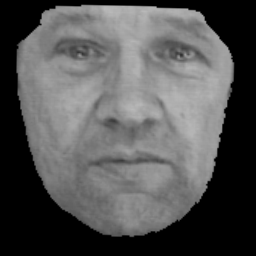
#> input picture face_data/face000.bmp, 256 x 256 px; its folder holds 4 pictures in this run
$ python HW2.py
#> lines starting #> are read from the running program, lines starting #| are printed output that depends on the picture
import numpy as np
from PIL import Image
from os import listdir
import matplotlib.pyplot as plt


# load data with shape 177*65536
def load_image(path):
#> called with path = 'face_data'
    vectors = []
    for bmp in listdir(path):
        vector = np.array(Image.open("face_data/" + bmp)).flatten()
        vectors.append(vector)
    return np.array(vectors, dtype=np.float64)


def plot(images, row, col):
    plt.figure()
    for i in range(col * row):
        plt.subplot(row, col, i + 1)
        image = images[i].reshape(256,256)
        plt.imshow(image, cmap = 'gray')
    plt.show()


def cal_error(origin, recon):
    row, col = origin.shape
    sum = 0
    for i in range(origin.shape[0]):
        for j in range(col):
           sum += (origin[i,j] - recon[i,j])**2
    return sum / (row*col)


def norm(faces):
    norm = []
    for face in faces:
        if(face.sum() != 0):
            norm.append(face / face.sum())
        else:
            norm.append(face)
    return np.array(norm)


####################
# load data
data = load_image("face_data")
training, test = data[:156], data[157:]

# calculate mean (Y = X - avg(X))=>(156*65536)
[r, c] = training.shape
#> r = 4; c = 65536
mean = np.mean(training, 0)
Y = training - mean

# compute covariance (Y * Y_t / size_train)=>(156*156)
cov = np.dot(Y, Y.T) / c

# get eigen vetor
values, vectors = np.linalg.eig(cov)

# sort vectors according to values
ascending_order = np.argsort(values)
descending_order = ascending_order[::-1]
vectors = vectors[:, descending_order]

# select top (K = 30)=>(30*156)
selected_V = vectors[:30]

# do projection (Y_t * eigenvectors) =>(30*65536)
eigenfaces = np.dot(selected_V, Y)
eigenfaces = norm(eigenfaces)

# display top 10 eigenfaces
plot(eigenfaces[:10], 2, 5)
#> the loop in plot, `for i in range(col * row):` made 5 passes
#> pass 1, in plot, `image = images[i].reshape(256,256)`:
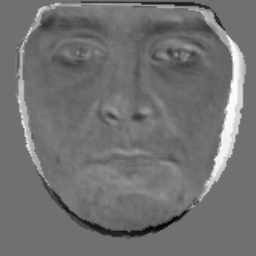
#> image: shape (256, 256) float64; min -0.00114, max 0.00143, mean 1.53e-05; drawn with min black and max white
#> pass 2, in plot, `image = images[i].reshape(256,256)`:
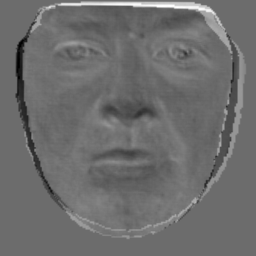
#> image: shape (256, 256) float64; min -0.00235, max 0.00315, mean 1.53e-05; drawn with min black and max white
#> pass 3, in plot, `image = images[i].reshape(256,256)`:
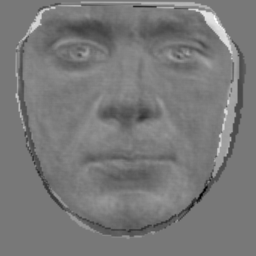
#> image: shape (256, 256) float64; min -0.0051, max 0.00568, mean 1.53e-05; drawn with min black and max white
#> (the run stopped early here; a loop or call above may not have finished)
